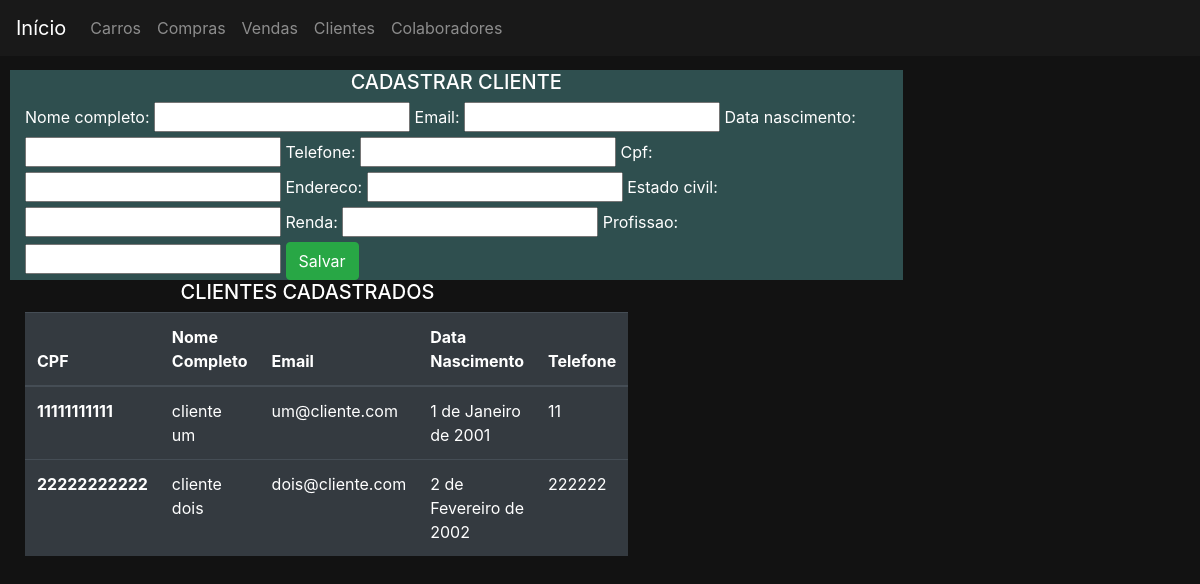
Page /clientes/ on the earlier database version.
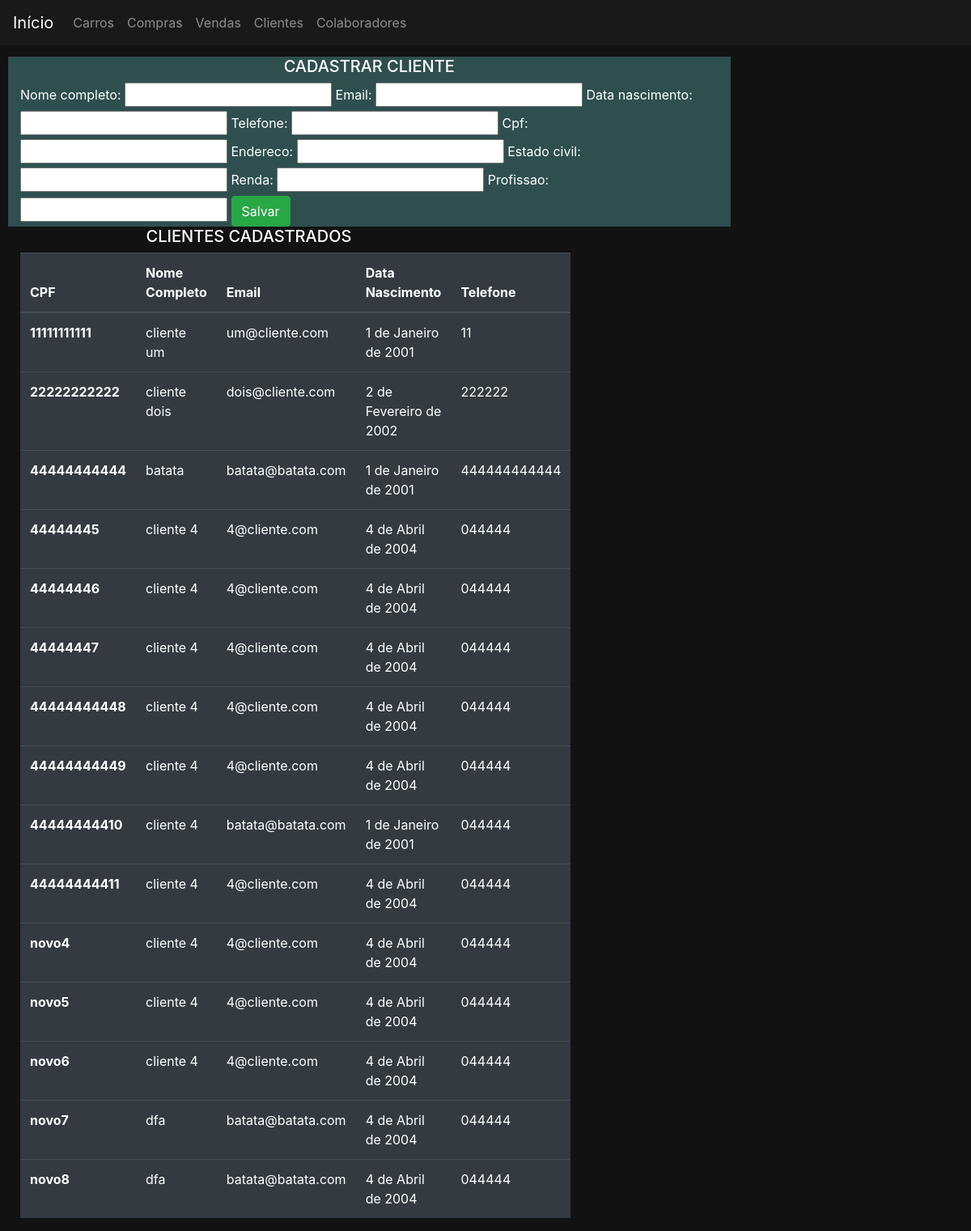
Same page on the later database version.
### clientes/models.py (models this page shows)
class Cliente(Pessoa):
    renda = models.DecimalField(max_digits=15, decimal_places=2, verbose_name='renda')
    profissao = models.CharField(max_length=20, verbose_name='profissao')
    class Meta:
        permissions = (('permissao_gerente', 'permissao gerente'),('permissao_vendedor', 'permissao vendendor'),)

### clientes/views.py (the view, shortened to what this page needs)
# urls.py: path('', views.ClienteCreate.as_view(), name='clientes'),
class ClienteCreate(CreateView,LoginRequiredMixin):
    model = Cliente
    fields = '__all__'
    template_name = 'clientes/clientes.html'
    permisson_required = 'permissao_gerente'
    success_url = reverse_lazy('clientes:clientes')
    def get_context_data(self, **kwargs):
        context = super(ClienteCreate, self).get_context_data(**kwargs)
        context['clientes'] = Cliente.objects.all()
        return context

### clientes/templates/clientes/clientes.html (shortened to what this page needs)
{% extends 'base.html' %}
{% block 'body' %}
    <div class="container" >
        <div class="row">
            <div class="col-md-9" style="background-color: darkslategray;">
                <form action="{% url 'clientes:clientes' %}" method="POST">{% csrf_token %}
                    <H5 style="text-align: center;">CADASTRAR CLIENTE</H5>
                    {{form.as_table}}
                    <input type="submit" class="btn btn-success" value="Salvar">
                </form>
            </div>
        </div>
        <div class="row">
            <div class="col-md-6">
                <table class="table table-dark">
                    <H5 style="text-align: center;">CLIENTES CADASTRADOS</H5>
                    <thead>
                        <tr>
                            <th scope="col">CPF</th>
                            <th scope="col">Nome Completo</th>
                            <th scope="col">Email</th>
                            <th scope="col">Data Nascimento</th>
                            <th scope="col">Telefone</th>
                        </tr>
                    </thead>
                    <tbody>
                        {% for cliente in clientes %}
                            <tr>
                                <th><a href="">{{ cliente.cpf }}</a></th>
                                <td>{{cliente.nomeCompleto}}</td>
                                <td>{{cliente.email}}</td>
                                <td>{{cliente.dataNascimento}}</td>
                                <td>{{cliente.telefone}}</td>
                            </tr>
                        {% endfor %}
                    </tbody>
                </table>
            </div>
        </div>
    </div>
{% endblock %}

Differences in the rows shown:
added Cliente: cpf "44444444444", nomeCompleto "batata", email "batata@batata.com", dataNascimento "1 de Janeiro de 2001", telefone "444444444444"
added Cliente: cpf "44444445", nomeCompleto "cliente 4", email "4@cliente.com", dataNascimento "4 de Abril de 2004", telefone "044444"
added Cliente: cpf "44444446", nomeCompleto "cliente 4", email "4@cliente.com", dataNascimento "4 de Abril de 2004", telefone "044444"
added Cliente: cpf "44444447", nomeCompleto "cliente 4", email "4@cliente.com", dataNascimento "4 de Abril de 2004", telefone "044444"
added Cliente: cpf "44444444448", nomeCompleto "cliente 4", email "4@cliente.com", dataNascimento "4 de Abril de 2004", telefone "044444"
added Cliente: cpf "44444444449", nomeCompleto "cliente 4", email "4@cliente.com", dataNascimento "4 de Abril de 2004", telefone "044444"
added Cliente: cpf "44444444410", nomeCompleto "cliente 4", email "batata@batata.com", dataNascimento "1 de Janeiro de 2001", telefone "044444"
added Cliente: cpf "44444444411", nomeCompleto "cliente 4", email "4@cliente.com", dataNascimento "4 de Abril de 2004", telefone "044444"
added Cliente: cpf "novo4", nomeCompleto "cliente 4", email "4@cliente.com", dataNascimento "4 de Abril de 2004", telefone "044444"
added Cliente: cpf "novo5", nomeCompleto "cliente 4", email "4@cliente.com", dataNascimento "4 de Abril de 2004", telefone "044444"
added Cliente: cpf "novo6", nomeCompleto "cliente 4", email "4@cliente.com", dataNascimento "4 de Abril de 2004", telefone "044444"
added Cliente: cpf "novo7", nomeCompleto "dfa", email "batata@batata.com", dataNascimento "4 de Abril de 2004", telefone "044444"
added Cliente: cpf "novo8", nomeCompleto "dfa", email "batata@batata.com", dataNascimento "4 de Abril de 2004", telefone "044444"
